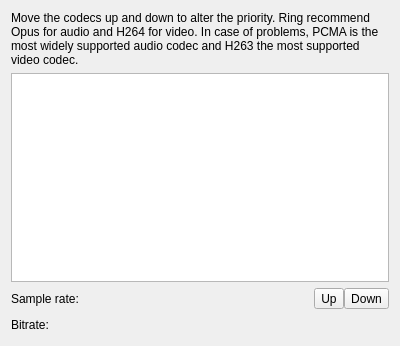
<?xml version="1.0" encoding="UTF-8"?>
<ui version="4.0">
 <class>CodecPage</class>
 <widget class="QWidget" name="CodecPage">
  <property name="geometry">
   <rect>
    <x>0</x>
    <y>0</y>
    <width>400</width>
    <height>346</height>
   </rect>
  </property>
  <layout class="QGridLayout" name="gridLayout">
   <item row="2" column="5">
    <layout class="QHBoxLayout" name="horizontalLayout_7">
     <property name="spacing">
      <number>0</number>
     </property>
     <item>
      <widget class="QToolButton" name="button_audiocodecUp">
       <property name="toolTip">
        <string>Increase codec priority</string>
       </property>
       <property name="whatsThis">
        <string>By default, when you place a call, sflphone will use the first account in this list which is &quot;registered&quot;. Change the order of the accounts using the &quot;Up&quot; and &quot;Down&quot; arrows.</string>
       </property>
       <property name="text">
        <string comment="Move audio codec up">Up</string>
       </property>
       <property name="icon">
        <iconset theme="go-up"/>
       </property>
       <property name="shortcut">
        <string notr="true">Up, PgUp</string>
       </property>
      </widget>
     </item>
     <item>
      <widget class="QToolButton" name="button_audiocodecDown">
       <property name="toolTip">
        <string>Decrease codec priority</string>
       </property>
       <property name="whatsThis">
        <string>By default, when you place a call, sflphone will use the first account in this list which is &quot;registered&quot;. Change the order of the accounts using the &quot;Up&quot; and &quot;Down&quot; arrows.</string>
       </property>
       <property name="text">
        <string comment="Move audio codec down">Down</string>
       </property>
       <property name="icon">
        <iconset theme="go-down"/>
       </property>
       <property name="shortcut">
        <string notr="true">Down, PgDown</string>
       </property>
      </widget>
     </item>
    </layout>
   </item>
   <item row="3" column="0">
    <widget class="QLabel" name="label_bitrate">
     <property name="text">
      <string>Bitrate:</string>
     </property>
    </widget>
   </item>
   <item row="2" column="0" colspan="3">
    <widget class="QLabel" name="label_frequency">
     <property name="text">
      <string>Sample rate:</string>
     </property>
    </widget>
   </item>
   <item row="0" column="0" colspan="6">
    <widget class="QLabel" name="label">
     <property name="text">
      <string>Move the codecs up and down to alter the priority. Ring recommend Opus for audio and H264 for video. In case of problems, PCMA is the most widely supported audio codec and H263 the most supported video codec.</string>
     </property>
     <property name="wordWrap">
      <bool>true</bool>
     </property>
    </widget>
   </item>
   <item row="3" column="2" colspan="4">
    <spacer name="horizontalSpacer_11">
     <property name="orientation">
      <enum>Qt::Horizontal</enum>
     </property>
     <property name="sizeHint" stdset="0">
      <size>
       <width>40</width>
       <height>20</height>
      </size>
     </property>
    </spacer>
   </item>
   <item row="2" column="4">
    <spacer name="horizontalSpacer_6">
     <property name="orientation">
      <enum>Qt::Horizontal</enum>
     </property>
     <property name="sizeHint" stdset="0">
      <size>
       <width>448</width>
       <height>20</height>
      </size>
     </property>
    </spacer>
   </item>
   <item row="1" column="0" colspan="6">
    <widget class="QListView" name="m_pCodecs">
     <property name="acceptDrops">
      <bool>true</bool>
     </property>
     <property name="dragEnabled">
      <bool>true</bool>
     </property>
     <property name="dragDropMode">
      <enum>QAbstractItemView::DragDrop</enum>
     </property>
    </widget>
   </item>
   <item row="2" column="3">
    <widget class="QLabel" name="m_pSampleRate">
     <property name="text">
      <string/>
     </property>
    </widget>
   </item>
   <item row="3" column="1">
    <widget class="QLabel" name="m_pBitrate">
     <property name="text">
      <string/>
     </property>
    </widget>
   </item>
  </layout>
 </widget>
 <resources/>
 <connections/>
</ui>
